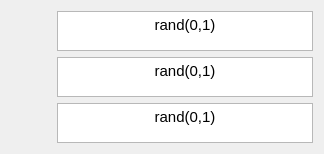
                     <widget class="QWidget" name="tab_34">
                      <attribute name="title">
                       <string>Rodrigues Vector</string>
                      </attribute>
                      <layout class="QGridLayout" name="gridLayout_45">
                       <item row="0" column="0">
                        <widget class="QPushButton" name="pushButton_20">
                         <property name="text">
                          <string/>
                         </property>
                         <property name="icon">
                          <iconset resource="resourceLIST.qrc">
                           <normaloff>:/rvx.png</normaloff>:/rvx.png</iconset>
                         </property>
                         <property name="iconSize">
                          <size>
                           <width>120</width>
                           <height>30</height>
                          </size>
                         </property>
                         <property name="flat">
                          <bool>true</bool>
                         </property>
                        </widget>
                       </item>
                       <item row="0" column="1">
                        <widget class="QTextEdit" name="genTexRvx">
                         <property name="maximumSize">
                          <size>
                           <width>16777215</width>
                           <height>40</height>
                          </size>
                         </property>
                         <property name="html">
                          <string>&lt;!DOCTYPE HTML PUBLIC &quot;-//W3C//DTD HTML 4.0//EN&quot; &quot;http://www.w3.org/TR/REC-html40/strict.dtd&quot;&gt;
&lt;html&gt;&lt;head&gt;&lt;meta name=&quot;qrichtext&quot; content=&quot;1&quot; /&gt;&lt;style type=&quot;text/css&quot;&gt;
p, li { white-space: pre-wrap; }
&lt;/style&gt;&lt;/head&gt;&lt;body style=&quot; font-family:'MS Shell Dlg 2'; font-size:10pt; font-weight:400; font-style:normal;&quot;&gt;
&lt;p align=&quot;center&quot; style=&quot; margin-top:0px; margin-bottom:0px; margin-left:0px; margin-right:0px; -qt-block-indent:0; text-indent:0px;&quot;&gt;&lt;span style=&quot; font-family:'Ubuntu'; font-size:11pt;&quot;&gt;rand(0,1)&lt;/span&gt;&lt;/p&gt;&lt;/body&gt;&lt;/html&gt;</string>
                         </property>
                        </widget>
                       </item>
                       <item row="1" column="0">
                        <widget class="QPushButton" name="pushButton_21">
                         <property name="text">
                          <string/>
                         </property>
                         <property name="icon">
                          <iconset resource="resourceLIST.qrc">
                           <normaloff>:/rvy.png</normaloff>:/rvy.png</iconset>
                         </property>
                         <property name="iconSize">
                          <size>
                           <width>120</width>
                           <height>30</height>
                          </size>
                         </property>
                         <property name="flat">
                          <bool>true</bool>
                         </property>
                        </widget>
                       </item>
                       <item row="1" column="1">
                        <widget class="QTextEdit" name="genTexRvy">
                         <property name="maximumSize">
                          <size>
                           <width>16777215</width>
                           <height>40</height>
                          </size>
                         </property>
                         <property name="html">
                          <string>&lt;!DOCTYPE HTML PUBLIC &quot;-//W3C//DTD HTML 4.0//EN&quot; &quot;http://www.w3.org/TR/REC-html40/strict.dtd&quot;&gt;
&lt;html&gt;&lt;head&gt;&lt;meta name=&quot;qrichtext&quot; content=&quot;1&quot; /&gt;&lt;style type=&quot;text/css&quot;&gt;
p, li { white-space: pre-wrap; }
&lt;/style&gt;&lt;/head&gt;&lt;body style=&quot; font-family:'MS Shell Dlg 2'; font-size:10pt; font-weight:400; font-style:normal;&quot;&gt;
&lt;p align=&quot;center&quot; style=&quot; margin-top:0px; margin-bottom:0px; margin-left:0px; margin-right:0px; -qt-block-indent:0; text-indent:0px;&quot;&gt;&lt;span style=&quot; font-family:'Ubuntu'; font-size:11pt;&quot;&gt;rand(0,1)&lt;/span&gt;&lt;/p&gt;&lt;/body&gt;&lt;/html&gt;</string>
                         </property>
                        </widget>
                       </item>
                       <item row="2" column="0">
                        <widget class="QPushButton" name="pushButton_22">
                         <property name="text">
                          <string/>
                         </property>
                         <property name="icon">
                          <iconset resource="resourceLIST.qrc">
                           <normaloff>:/rvz.png</normaloff>:/rvz.png</iconset>
                         </property>
                         <property name="iconSize">
                          <size>
                           <width>120</width>
                           <height>30</height>
                          </size>
                         </property>
                         <property name="flat">
                          <bool>true</bool>
                         </property>
                        </widget>
                       </item>
                       <item row="2" column="1">
                        <widget class="QTextEdit" name="genTexRvz">
                         <property name="maximumSize">
                          <size>
                           <width>16777215</width>
                           <height>40</height>
                          </size>
                         </property>
                         <property name="html">
                          <string>&lt;!DOCTYPE HTML PUBLIC &quot;-//W3C//DTD HTML 4.0//EN&quot; &quot;http://www.w3.org/TR/REC-html40/strict.dtd&quot;&gt;
&lt;html&gt;&lt;head&gt;&lt;meta name=&quot;qrichtext&quot; content=&quot;1&quot; /&gt;&lt;style type=&quot;text/css&quot;&gt;
p, li { white-space: pre-wrap; }
&lt;/style&gt;&lt;/head&gt;&lt;body style=&quot; font-family:'MS Shell Dlg 2'; font-size:10pt; font-weight:400; font-style:normal;&quot;&gt;
&lt;p align=&quot;center&quot; style=&quot; margin-top:0px; margin-bottom:0px; margin-left:0px; margin-right:0px; -qt-block-indent:0; text-indent:0px;&quot;&gt;&lt;span style=&quot; font-family:'Ubuntu'; font-size:11pt;&quot;&gt;rand(0,1)&lt;/span&gt;&lt;/p&gt;&lt;/body&gt;&lt;/html&gt;</string>
                         </property>
                        </widget>
                       </item>
                      </layout>
                     </widget>
